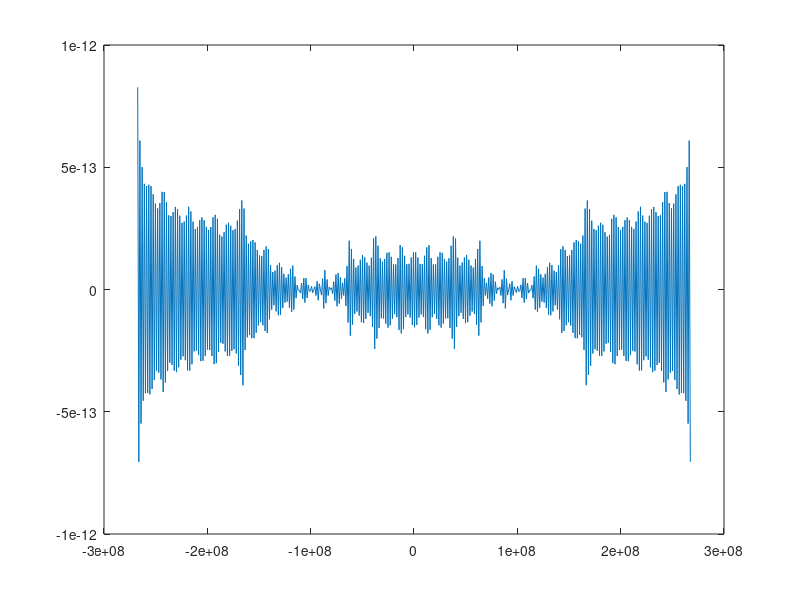

This chart was generated by the following MATLAB code:
%constant definitions
u0 = 1.25663706E-6;
ur = 150; %relative permeability of the material
fluxQuantum = 2.06783383E-15;
lambda = 39E-9; %London penetration depth of Niobium

%geometry
d = 10E-9;
L = 100E-9;

%physical quantities
width = 1; N=500;
B = linspace(-width,width,N);
flux = B*L*(2*lambda + d);
I0 = 200E-6; %peak current

Ic = @(x)I0*abs(sinc(x*L*(2*lambda+d)/fluxQuantum));

%funx = @(b,c) (c./(2*pi))*(log(Ic(b)) - log(Ic(c)))./(c.^2 - b.^2);

beta = 2*pi*(2*lambda+d)*B/fluxQuantum;

%for i=1:N
    %theta(i) = integral(@(b)funx(b,beta(i)),-Inf,Inf,'PrincipalValue',true); 
    %this is becoming an infi integral. doesnt the integral fn handle limits?
    
%     syms b1 c1;
%     f = (beta(i)/(2*pi))*(log(Ic(b1)) - log(Ic(beta(i))))/(beta(i)^2 - b1^2);
%     thetaval = int(f,b1,-2E8,2E8,'PrincipalValue',true); 
%     thetaval

theta = imag(hilbert(log(Ic(beta))));
    
%end 

plot(beta,Ic(B))
plot(beta,theta)
    
transform = Ic(beta).*exp(theta);

Ix = ifft(transform);

plot(beta,Ix,'r',beta,Ic(B),'g');
plot(beta,Ix);
